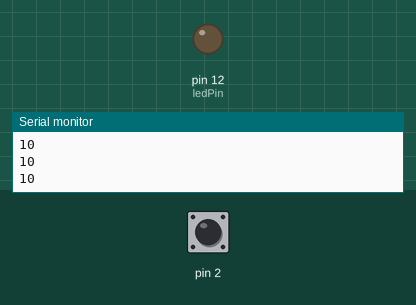
Bench run of a sketch on a simulated Arduino Uno, built with avr-gcc and run on an emulated ATmega328P. Parts: output pins drawn as LEDs (lit = HIGH), the last lines printed to the serial monitor. Inputs (shaded band) come from the test bench; at power-on: pin 2 HIGH.

Above: at 1.2 s.
1.3 s: pin 2 pulled LOW for 0.15 s
At 1.38 s:
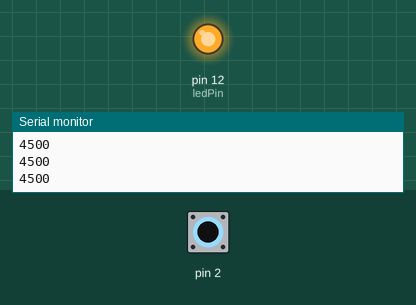
2.9 s: pin 2 pulled LOW for 3.2 s
At 6.8 s:
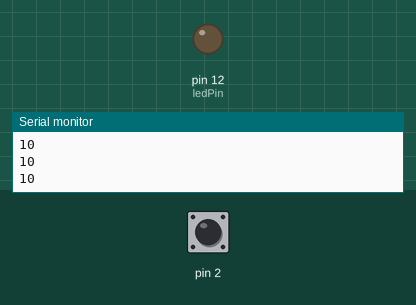
Timing chart, 0 to 8.3 s (numbered marks = the images above; inputs shaded):
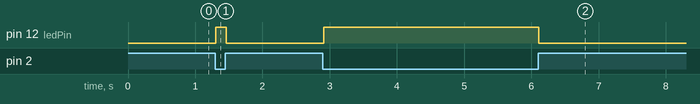

The sketch:

touch_sense.ino
```cpp
#include <CapacitiveSensor.h>

CapacitiveSensor capSense = CapacitiveSensor(4, 2);
int ledPin = 12;
int threshold = 1000;
void setup() {
  // put your setup code here, to run once:
  Serial.begin(9600);
  pinMode(ledPin, OUTPUT);
}

void loop() {
  // put your main code here, to run repeatedly:
  long sensor_val = capSense.capacitiveSensor(30);
  Serial.println(sensor_val);
  if (sensor_val > threshold){
    digitalWrite(ledPin, HIGH);
  }
  else{
    digitalWrite(ledPin, LOW);
  }
  delay(10);
}
```

Measured:
- after the input at 1.3 s, pin 12 (ledPin): LOW → HIGH at once, → LOW 0.16 s later
- after the input at 2.9 s, pin 12 (ledPin): LOW → HIGH at once, → LOW 3.2 s later
